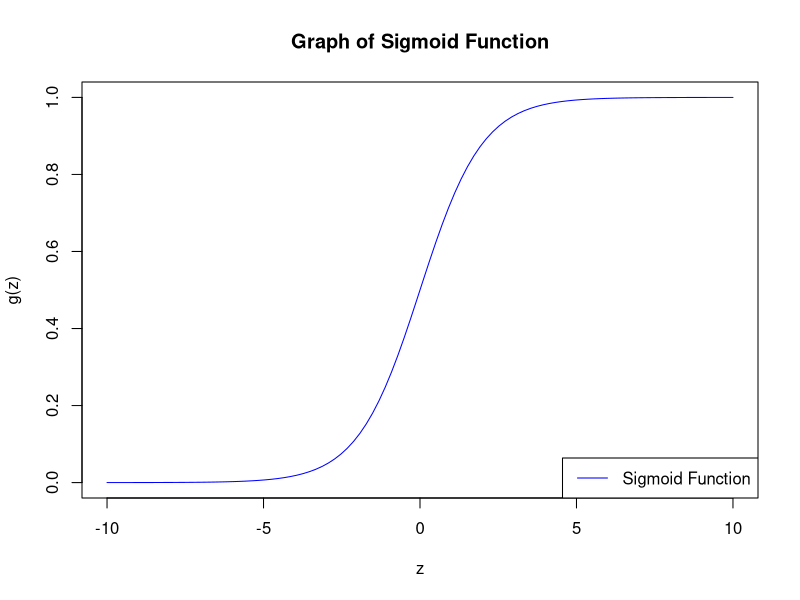
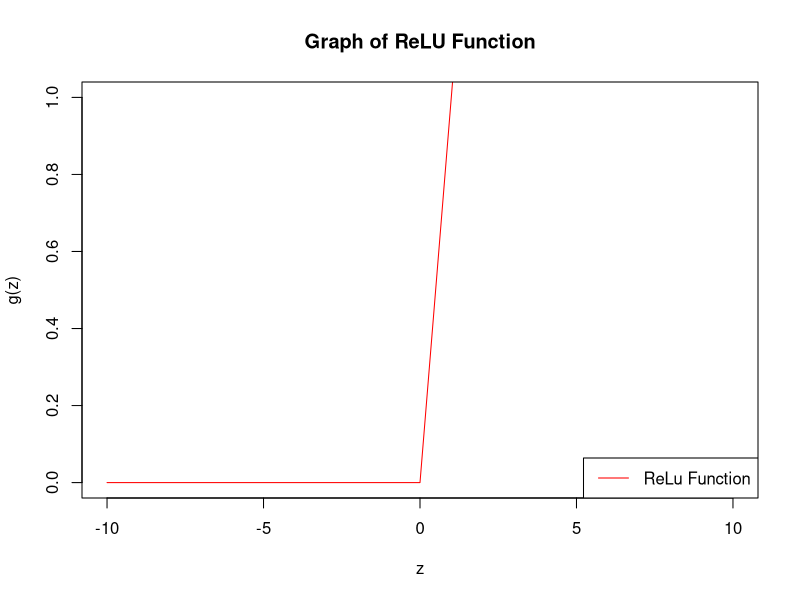
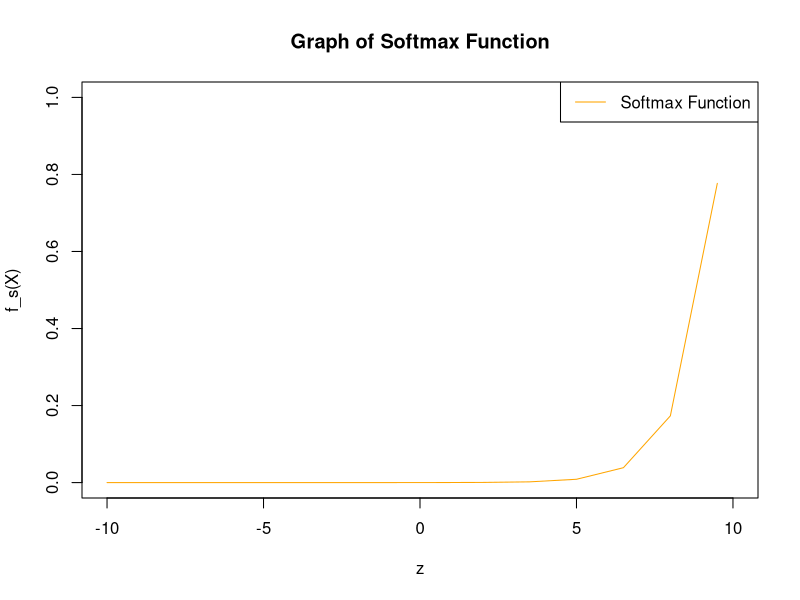

Write the R code that produced these figures, in order.
## ---- chunk 1
# Define the sigmoid function
sigmoid <- function(z) {
  return(1 / (1 + exp(-z)))
}

# Generate values for z
z_values <- seq(-10, 10, length.out = 100)

# Calculate corresponding values of sigmoid function
g_values <- sigmoid(z_values)

# Plot the sigmoid function
plot(z_values, g_values, type = "l", col = "blue", 
     xlab = "z", ylab = "g(z)", 
     main = "Graph of Sigmoid Function", 
     xlim = c(-10, 10), ylim = c(0, 1), 
     grid = TRUE)
legend("bottomright", legend = "Sigmoid Function", col = "blue", lty = 1)
## ---- chunk 2
# Define the ReLU function
relu <- function(z) {
  ifelse(z < 0, 0, z)
}

# Generate values for z
z_values <- seq(-10, 10, by = 0.1)

# Compute corresponding values for g(z)
g_values <- relu(z_values)

# Plot the ReLU function
plot(z_values, g_values, type = "l", col = "red",
     xlab = "z", ylab = "g(z)",
     main = "Graph of ReLU Function",
     xlim = c(-10, 10), ylim = c(0, 1),
     grid = TRUE)
legend("bottomright", legend = "ReLu Function", col = "red", lty = 1)
## ---- chunk 3
# Define the softmax function
softmax <- function(z) {
  exp_z <- exp(z)
  softmax <- exp_z / sum(exp_z)
  return(softmax)
}

# Generate some sample z values
z_values <- seq(-10, 10, by = 1.5)

# Compute softmax function values
softmax_values <- softmax(z_values)

# Plot the softmax function
plot(z_values, softmax_values, type = "l", col = "orange",
     xlab = "z", ylab = "f_s(X)",
     main = "Graph of Softmax Function",
     xlim = c(-10, 10), ylim = c(0, 1),
     grid = TRUE)
legend("topright", legend = "Softmax Function", col = "orange", lty = 1)
